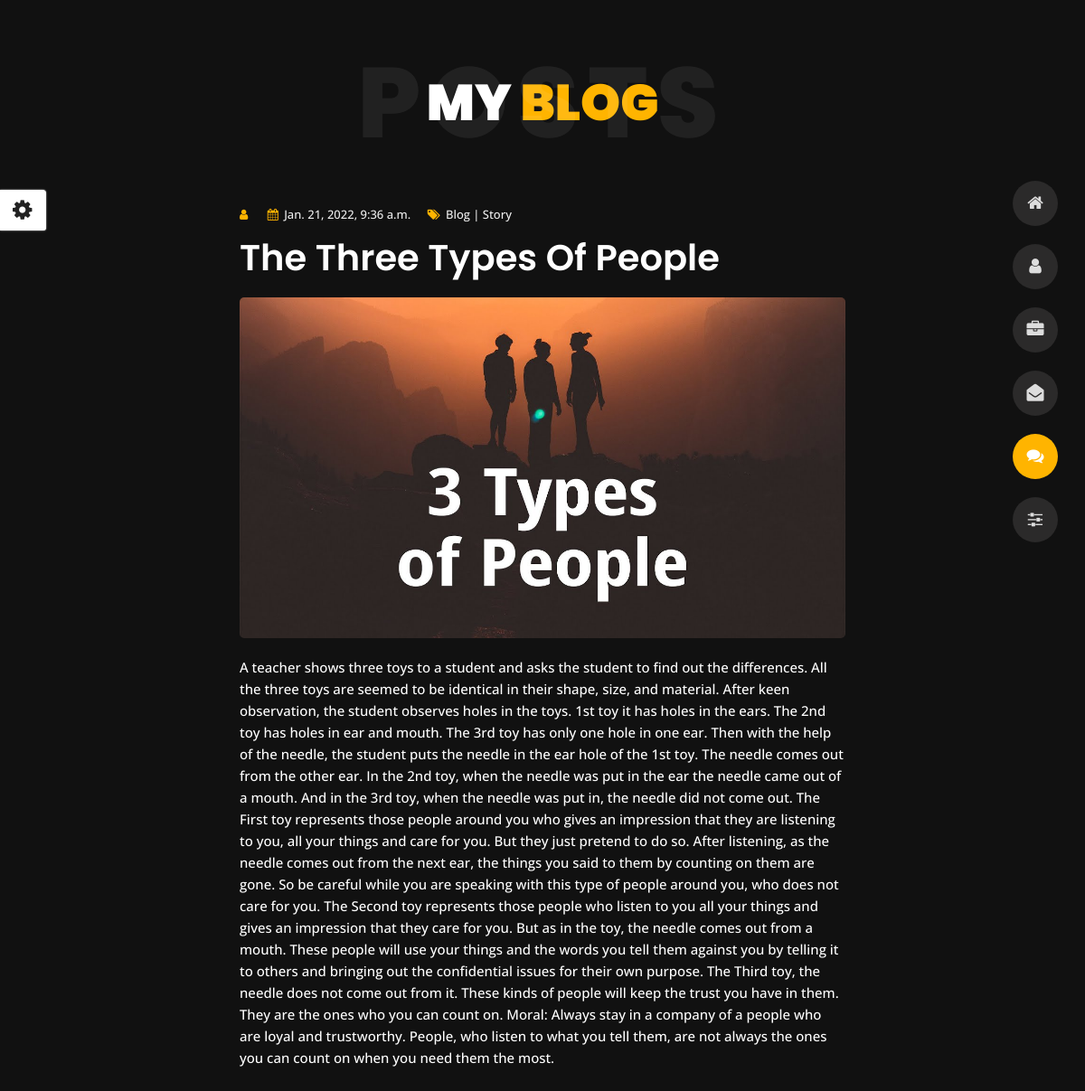
Page /blog_post/qwdwqd on the committed database.
### home/models.py (models this page shows, shortened)
class myblog(models.Model):
    title = models.CharField(max_length=255, null=True,blank=True)
    content = models.TextField(null=True,blank=True)
    tags = models.CharField(max_length=255, null=True,blank=True)
    created = models.DateTimeField(auto_now_add=True)
    modified = models.DateTimeField(auto_now=True)
    image = models.ImageField(upload_to="upload/image", null=True, blank=True)
    new_slug = AutoSlugField(populate_from='title',unique=True,null=True,default=None)

### home/views.py (the view)
# urls.py: path("blog_post/<slug>", blog_post, name="blog_post"),
def blog_post(request,slug):
    newblog = myblog.objects.get(new_slug=slug)
    context = {
        "newblog": newblog,
        }
    return render(request, "blog_post.html", context)

### home/templates/blog_post.html (shortened to what this page needs)
{% extends 'base.html' %} {% load static %} {% block blog_post %}
<body class="blog-post">
    <header class="header" id="navbar-collapse-toggle">
        <ul
        class="
          icon-menu
          d-none d-lg-block
          revealator-slideup revealator-once revealator-delay1
        "
      >
        <li class="icon-box">
          <i class="fa fa-home"></i>
          <a href="{% url 'home:home' %}">
          </a>
        </li>
        <li class="icon-box ">
          <i class="fa fa-user"></i>
          <a href="{% url 'home:about' %}">
          </a>
        </li>
        <li class="icon-box">
          <i class="fa fa-briefcase"></i>
          <a href="{% url 'home:portfolio' %}">
          </a>
        </li>
        <li class="icon-box">
          <i class="fa fa-envelope-open"></i>
          <a href="{% url 'home:contact_us' %}">
          </a>
        </li>
        <li class="icon-box active">
          <i class="fa fa-comments"></i>
          <a href="{% url 'home:blog' %}">
          </a>
        </li>
        <li class="icon-box">
          <i class="fa fa-sliders"></i>
          <a href="{% url 'home:Extra' %}">
          </a>
        </li>
      </ul>
    </header>
<section class="title-section text-left text-sm-center revealator-slideup revealator-once revealator-delay1">
    <h1>my <span>blog</span></h1>
    <span class="title-bg">posts</span>
</section>
<section class="main-content revealator-slideup revealator-once revealator-delay1">
    <div class="container">
        <div class="row">
            <article class="col-12">
                <div class="meta open-sans-font">
                    <span><i class="fa fa-user"></i> {{ request.user.username }}</span>
                    <span class="date"><i class="fa fa-calendar"></i> {{ newblog.modified }}</span>
                    <span><i class="fa fa-tags"></i> {{ newblog.tags }} </span>
                </div>
                <h1 class="text-uppercase text-capitalize">{{ newblog.title }}</h1>
                <img src="{{ newblog.image.url }}" class="img-fluid" alt="Blog image"/>
                <div class="blog-excerpt open-sans-font pb-5">
                  {{ newblog.content }}
                </div>
            </article>
        </div>
    </div>
</section>
{% endblock %}

### static/css/mynewcssfile.css (style rules this page uses)
html { overflow-x: hidden; height: 100%; }
body { font-family: 'Poppins', sans-serif; font-size: 15px; color: #fff; font-weight: 500; line-height: 1.6; position: relative; background-size: cover; background-position: center; height: 100%; width: 100%; background-color: #111; }
.open-sans-font { font-family: 'Open Sans', sans-serif; }
.no-transform { transform: none !important; }
.title-section { margin: 0 auto; width: 100%; position: relative; padding: 80px 0; }
.title-section h1 { font-size: 56px; font-weight: 900; color: #fff; text-transform: uppercase; margin: 0; }
.title-bg { font-size: 110px; left: 0; letter-spacing: 10px; line-height: 0.7; position: absolute; right: 0; top: 50%; text-transform: uppercase; font-weight: 800; -webkit-transform: translateY(-50%); -moz-transform: translateY(-50%); -ms-transform: translateY(-50%); -o-transform: translateY(-50%); transform: translateY(-50%); color: rgba(255, 255, 255, 0.07); }
@media (min-width: 992px) { .header { position: fixed; right: 30px; bottom: 0; z-index: 3; display: flex; align-items: center; height: calc(100vh - 200px); top: 100px; opacity: 1; transition: opacity 0.3s; -webkit-transition: opacity 0.3s; } }
@media (min-width: 992px) { .header ul.icon-menu { margin: 0; padding: 0; } }
@media (min-width: 992px) { .header ul.icon-menu li.icon-box { width: 50px; height: 50px; list-style: none; position: relative; display: flex; align-items: center; transition: .3s; margin: 20px 0; border-radius: 50%; background: #2b2a2a; } }
@media (min-width: 992px) { .header ul.icon-menu li.icon-box i { color: #ddd; font-size: 19px; transition: .3s; } }
@media (min-width: 992px) { .header ul.icon-menu li.icon-box.active, .header ul.icon-menu li.icon-box:hover, .header ul.icon-menu li.icon-box.active i, .header ul.icon-menu li.icon-box:hover i { color: #fff; } }
@media (min-width: 992px) { .header .icon-box a { display: block; padding: 0; width: 50px; height: 50px; } }
@media (min-width: 992px) { .header .icon-box i.fa { position: absolute; pointer-events: none; } }
@media (min-width: 992px) { .header .icon-menu i { left: 0; right: 0; margin: 0 auto; display: block; text-align: center; font-size: 35px; top: 15px; } }
.blog-post article { max-width: 700px; margin: 0 auto; }
.blog-post article h1 { font-weight: 600; margin: 13px 0 20px; }
.blog-post article img { border-radius: 5px; margin-bottom: 20px; }
.blog-post .meta { color: #eee; font-size: 13px; }
.blog-post .meta span { padding-right: 15px; }
.blog-post .meta i { padding-right: 3px; }
@media (max-width: 1350px) and (min-width: 992px) { .container { max-width: calc(100% - 195px); } }

### static/css/skins/yellow.css (style rules this page uses)
.home h1, .about .box-stats h3, .title-section h1 span, #menu li.active a, body.light #menu li.active a, .blog .post-container:hover .post-content .entry-header h3 a, .blog .post-content .entry-header h3 a:hover, .contact .custom-span-contact i, .portfolio .slideshow figcaption h3, .portfolio .slideshow a, .portfolio .grid figure:hover figcaption, .blog-post .meta i { color: #ffb400; }
.about .resume-box .icon, .contact ul.social li a:hover, body.light.contact ul.social li a:hover, .preloader .loader, .blog .page-link:hover, .blog .page-item.active .page-link, body.light.blog .page-link:hover, body.light.blog .page-item.active .page-link, .portfolio .grid li figure div, .header ul.icon-menu li.icon-box.active, .header ul.icon-menu li.icon-box:hover, body.light .header ul.icon-menu li.icon-box.active, body.light .header ul.icon-menu li.icon-box:hover, .btn, .header .icon-box h2, .home .color-block, .title-section hr, .portfolio .slideshow .carousel-indicators li.active { background-color: #ffb400; }

### rows in the picture
myblog: modified "Jan. 21, 2022, 9:36 a.m.", tags "Blog | Story", title "The Three Types Of People", image (placeholder picture), content "A teacher shows three toys to a student and asks the student to find out the differences. All the three toys are seemed to be identical in their shape, size, and material. After keen observation, the student observes holes in the toys. 1st toy it has holes in the ears. The 2nd toy has holes in ear and mouth. The 3rd toy has only one hole in one ear. Then with the help of the needle, the student puts the needle in the ear hole of the 1st toy. The needle comes out from the other ear. In the 2nd toy, when the needle was put in the ear the needle came out of a mouth. And in the 3rd toy, when the needle was put in, the needle did not come out. The First toy represents those people around you who…"
